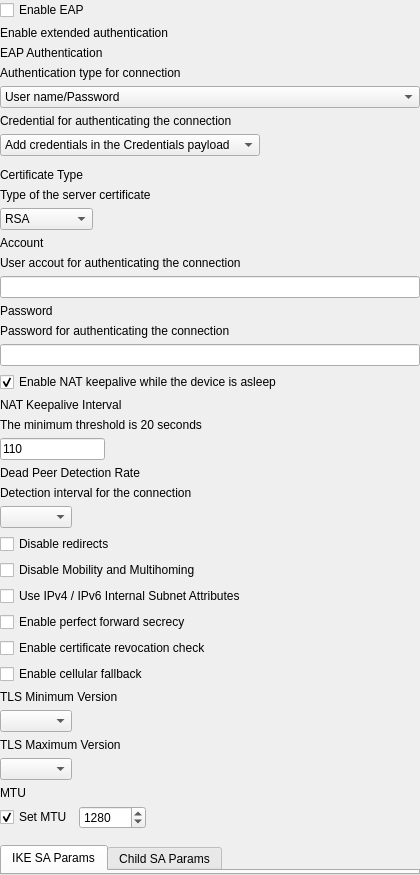
    <widget class="QWidget" name="ikev2Widget" native="true">
     <layout class="QVBoxLayout" name="verticalLayout_47">
      <property name="leftMargin">
       <number>0</number>
      </property>
      <property name="topMargin">
       <number>0</number>
      </property>
      <property name="rightMargin">
       <number>0</number>
      </property>
      <property name="bottomMargin">
       <number>0</number>
      </property>
      <item>
       <widget class="QCheckBox" name="checkEnableEAP">
        <property name="text">
         <string>Enable EAP</string>
        </property>
       </widget>
      </item>
      <item>
       <widget class="QLabel" name="lTip_30">
        <property name="text">
         <string>Enable extended authentication</string>
        </property>
       </widget>
      </item>
      <item>
       <widget class="QWidget" name="eapWidget" native="true">
        <layout class="QVBoxLayout" name="verticalLayout_30">
         <property name="leftMargin">
          <number>0</number>
         </property>
         <property name="topMargin">
          <number>0</number>
         </property>
         <property name="rightMargin">
          <number>0</number>
         </property>
         <property name="bottomMargin">
          <number>0</number>
         </property>
         <item>
          <widget class="QLabel" name="label_31">
           <property name="text">
            <string>EAP Authentication</string>
           </property>
          </widget>
         </item>
         <item>
          <widget class="QLabel" name="lTip_35">
           <property name="text">
            <string>Authentication type for connection</string>
           </property>
          </widget>
         </item>
         <item>
          <widget class="QComboBox" name="comboEapAuthenticationType">
           <item>
            <property name="text">
             <string>User name/Password</string>
            </property>
           </item>
           <item>
            <property name="text">
             <string>Certificate</string>
            </property>
           </item>
          </widget>
         </item>
         <item>
          <widget class="QWidget" name="eapCertificateWidget" native="true">
           <layout class="QVBoxLayout" name="verticalLayout_32">
            <property name="leftMargin">
             <number>0</number>
            </property>
            <property name="topMargin">
             <number>0</number>
            </property>
            <property name="rightMargin">
             <number>0</number>
            </property>
            <property name="bottomMargin">
             <number>0</number>
            </property>
            <item>
             <widget class="QLabel" name="lTip_38">
              <property name="text">
               <string>Credential for authenticating the connection</string>
              </property>
             </widget>
            </item>
            <item>
             <layout class="QHBoxLayout" name="horizontalLayout_13">
              <item>
               <widget class="QComboBox" name="eapCertCombo">
                <item>
                 <property name="text">
                  <string>Add credentials in the Credentials payload</string>
                 </property>
                </item>
                <item>
                 <property name="text">
                  <string>SCEP: url -name</string>
                 </property>
                </item>
               </widget>
              </item>
              <item>
               <spacer name="horizontalSpacer_16">
                <property name="orientation">
                 <enum>Qt::Horizontal</enum>
                </property>
                <property name="sizeHint" stdset="0">
                 <size>
                  <width>40</width>
                  <height>20</height>
                 </size>
                </property>
               </spacer>
              </item>
             </layout>
            </item>
            <item>
             <widget class="QWidget" name="userPIN_2" native="true">
              <layout class="QVBoxLayout" name="verticalLayout_33">
               <property name="leftMargin">
                <number>0</number>
               </property>
               <property name="topMargin">
                <number>0</number>
               </property>
               <property name="rightMargin">
                <number>0</number>
               </property>
               <property name="bottomMargin">
                <number>0</number>
               </property>
              </layout>
             </widget>
            </item>
           </layout>
          </widget>
         </item>
         <item>
          <widget class="QWidget" name="certificateTypeEAP" native="true">
           <layout class="QVBoxLayout" name="verticalLayout_51">
            <property name="leftMargin">
             <number>0</number>
            </property>
            <property name="topMargin">
             <number>0</number>
            </property>
            <property name="rightMargin">
             <number>0</number>
            </property>
            <property name="bottomMargin">
             <number>0</number>
            </property>
            <item>
             <widget class="QLabel" name="labelCertificateTypeEAP">
              <property name="text">
               <string>Certificate Type</string>
              </property>
             </widget>
            </item>
            <item>
             <widget class="QLabel" name="lTipTypeOfTheServerCertificateEAP">
              <property name="text">
               <string>Type of the server certificate</string>
              </property>
             </widget>
            </item>
            <item>
             <layout class="QHBoxLayout" name="horizontalLayout_19">
              <property name="bottomMargin">
               <number>0</number>
              </property>
              <item>
               <widget class="QComboBox" name="certificateTypeComboEAP">
                <property name="sizePolicy">
                 <sizepolicy hsizetype="Preferred" vsizetype="Fixed">
                  <horstretch>0</horstretch>
                  <verstretch>0</verstretch>
                 </sizepolicy>
                </property>
                <property name="currentIndex">
                 <number>0</number>
                </property>
                <property name="sizeAdjustPolicy">
                 <enum>QComboBox::AdjustToContentsOnFirstShow</enum>
                </property>
                <item>
                 <property name="text">
                  <string>RSA</string>
                 </property>
                </item>
                <item>
                 <property name="text">
                  <string>ECDSA256</string>
                 </property>
                </item>
                <item>
                 <property name="text">
                  <string>ECDSA384</string>
                 </property>
                </item>
                <item>
                 <property name="text">
                  <string>ECDSA512</string>
                 </property>
                </item>
                <item>
                 <property name="text">
                  <string>Ed25519</string>
                 </property>
                </item>
               </widget>
              </item>
              <item>
               <spacer name="horizontalSpacer_20">
                <property name="orientation">
                 <enum>Qt::Horizontal</enum>
                </property>
                <property name="sizeHint" stdset="0">
                 <size>
                  <width>40</width>
                  <height>20</height>
                 </size>
                </property>
               </spacer>
              </item>
             </layout>
            </item>
           </layout>
          </widget>
         </item>
         <item>
          <widget class="QWidget" name="eapAuthenticationUserWidget" native="true">
           <layout class="QVBoxLayout" name="verticalLayout_31">
            <property name="leftMargin">
             <number>0</number>
            </property>
            <property name="topMargin">
             <number>0</number>
            </property>
            <property name="rightMargin">
             <number>0</number>
            </property>
            <property name="bottomMargin">
             <number>0</number>
            </property>
            <item>
             <widget class="QLabel" name="label_32">
              <property name="text">
               <string>Account</string>
              </property>
             </widget>
            </item>
            <item>
             <widget class="QLabel" name="lTip_36">
              <property name="text">
               <string>User accout for authenticating the connection</string>
              </property>
             </widget>
            </item>
            <item>
             <widget class="QLineEdit" name="eapAuthNameLE"/>
            </item>
            <item>
             <widget class="QLabel" name="label_34">
              <property name="text">
               <string>Password</string>
              </property>
             </widget>
            </item>
            <item>
             <widget class="QLabel" name="lTip_37">
              <property name="text">
               <string>Password for authenticating the connection</string>
              </property>
             </widget>
            </item>
            <item>
             <widget class="QLineEdit" name="eapAuthPasswordLE">
              <property name="echoMode">
               <enum>QLineEdit::Password</enum>
              </property>
             </widget>
            </item>
           </layout>
          </widget>
         </item>
        </layout>
       </widget>
      </item>
      <item>
       <widget class="QWidget" name="widgetNAT" native="true">
        <layout class="QVBoxLayout" name="verticalLayout_37">
         <property name="leftMargin">
          <number>0</number>
         </property>
         <property name="topMargin">
          <number>0</number>
         </property>
         <property name="rightMargin">
          <number>0</number>
         </property>
         <property name="bottomMargin">
          <number>0</number>
         </property>
         <item>
          <widget class="QCheckBox" name="checkBoxEnableNATKeepalive">
           <property name="text">
            <string>Enable NAT keepalive while the device is asleep</string>
           </property>
           <property name="checked">
            <bool>true</bool>
           </property>
          </widget>
         </item>
         <item>
          <widget class="QLabel" name="labelNATKeepaliveInterval">
           <property name="text">
            <string>NAT Keepalive Interval</string>
           </property>
          </widget>
         </item>
         <item>
          <widget class="QLabel" name="lTipNATThreshold">
           <property name="text">
            <string>The minimum threshold is 20 seconds</string>
           </property>
          </widget>
         </item>
         <item>
          <layout class="QHBoxLayout" name="horizontalLayoutNAT" stretch="1,3">
           <item>
            <widget class="QLineEdit" name="lineEditNATThreshold">
             <property name="text">
              <string>110</string>
             </property>
            </widget>
           </item>
           <item>
            <spacer name="horizontalSpacer_21">
             <property name="orientation">
              <enum>Qt::Horizontal</enum>
             </property>
             <property name="sizeHint" stdset="0">
              <size>
               <width>40</width>
               <height>20</height>
              </size>
             </property>
            </spacer>
           </item>
          </layout>
         </item>
        </layout>
       </widget>
      </item>
      <item>
       <widget class="QWidget" name="deadPeerDetectionRate" native="true">
        <layout class="QVBoxLayout" name="verticalLayout_49">
         <property name="leftMargin">
          <number>0</number>
         </property>
         <property name="topMargin">
          <number>0</number>
         </property>
         <property name="rightMargin">
          <number>0</number>
         </property>
         <property name="bottomMargin">
          <number>0</number>
         </property>
         <item>
          <widget class="QLabel" name="label_24">
           <property name="text">
            <string>Dead Peer Detection Rate</string>
           </property>
          </widget>
         </item>
         <item>
          <widget class="QLabel" name="lTip_31">
           <property name="text">
            <string>Detection interval for the connection</string>
           </property>
          </widget>
         </item>
         <item>
          <layout class="QHBoxLayout" name="horizontalLayout_22">
           <property name="bottomMargin">
            <number>0</number>
           </property>
           <item>
            <widget class="QComboBox" name="comboDeadPeerDetectionInterval"/>
           </item>
           <item>
            <spacer name="horizontalSpacer_26">
             <property name="orientation">
              <enum>Qt::Horizontal</enum>
             </property>
             <property name="sizeHint" stdset="0">
              <size>
               <width>348</width>
               <height>20</height>
              </size>
             </property>
            </spacer>
           </item>
          </layout>
         </item>
        </layout>
       </widget>
      </item>
      <item>
       <widget class="QCheckBox" name="checkDisableRedirects">
        <property name="text">
         <string>Disable redirects</string>
        </property>
       </widget>
      </item>
      <item>
       <widget class="QCheckBox" name="checkDisableMobility">
        <property name="text">
         <string>Disable Mobility and Multihoming</string>
        </property>
       </widget>
      </item>
      <item>
       <widget class="QCheckBox" name="checkUseIPv4">
        <property name="text">
         <string>Use IPv4 / IPv6 Internal Subnet Attributes</string>
        </property>
       </widget>
      </item>
      <item>
       <widget class="QCheckBox" name="checkEnablePFS">
        <property name="text">
         <string>Enable perfect forward secrecy</string>
        </property>
        <property name="checked">
         <bool>false</bool>
        </property>
       </widget>
      </item>
      <item>
       <widget class="QCheckBox" name="checkEnableCertificateRevocationCheck">
        <property name="text">
         <string>Enable certificate revocation check</string>
        </property>
       </widget>
      </item>
      <item>
       <widget class="QCheckBox" name="checkEnableFallback">
        <property name="text">
         <string>Enable cellular fallback</string>
        </property>
       </widget>
      </item>
      <item>
       <widget class="QWidget" name="widgetTLSMin" native="true">
        <layout class="QVBoxLayout" name="verticalLayout_36">
         <property name="leftMargin">
          <number>0</number>
         </property>
         <property name="topMargin">
          <number>0</number>
         </property>
         <property name="rightMargin">
          <number>0</number>
         </property>
         <property name="bottomMargin">
          <number>0</number>
         </property>
         <item>
          <widget class="QLabel" name="labelTLSMinimumVersion">
           <property name="text">
            <string>TLS Minimum Version</string>
           </property>
          </widget>
         </item>
         <item>
          <layout class="QHBoxLayout" name="horizontalLayout_23">
           <property name="bottomMargin">
            <number>0</number>
           </property>
           <item>
            <widget class="QComboBox" name="comboTlSMinVersion"/>
           </item>
           <item>
            <spacer name="horizontalSpacer_25">
             <property name="orientation">
              <enum>Qt::Horizontal</enum>
             </property>
             <property name="sizeHint" stdset="0">
              <size>
               <width>348</width>
               <height>20</height>
              </size>
             </property>
            </spacer>
           </item>
          </layout>
         </item>
        </layout>
       </widget>
      </item>
      <item>
       <widget class="QWidget" name="widgetTLSMax" native="true">
        <layout class="QVBoxLayout" name="verticalLayout_50">
         <property name="leftMargin">
          <number>0</number>
         </property>
         <property name="topMargin">
          <number>0</number>
         </property>
         <property name="rightMargin">
          <number>0</number>
         </property>
         <property name="bottomMargin">
          <number>0</number>
         </property>
         <item>
          <widget class="QLabel" name="labelTLSMaximumVersion">
           <property name="text">
            <string>TLS Maximum Version</string>
           </property>
          </widget>
         </item>
         <item>
          <layout class="QHBoxLayout" name="horizontalLayout_24">
           <property name="bottomMargin">
            <number>0</number>
           </property>
           <item>
            <widget class="QComboBox" name="comboTlSMaxVersion"/>
           </item>
           <item>
            <spacer name="horizontalSpacer_14">
             <property name="orientation">
              <enum>Qt::Horizontal</enum>
             </property>
             <property name="sizeHint" stdset="0">
              <size>
               <width>348</width>
               <height>20</height>
              </size>
             </property>
            </spacer>
           </item>
          </layout>
         </item>
        </layout>
       </widget>
      </item>
      <item>
       <widget class="QWidget" name="widgetMTU" native="true">
        <layout class="QVBoxLayout" name="verticalLayout_46">
         <property name="leftMargin">
          <number>0</number>
         </property>
         <property name="topMargin">
          <number>0</number>
         </property>
         <property name="rightMargin">
          <number>0</number>
         </property>
         <property name="bottomMargin">
          <number>0</number>
         </property>
         <item>
          <widget class="QLabel" name="labelMTU">
           <property name="text">
            <string>MTU</string>
           </property>
          </widget>
         </item>
         <item>
          <layout class="QHBoxLayout" name="horizontalLayoutMTU" stretch="0,0,3">
           <item>
            <widget class="QCheckBox" name="checkBoxEnableMTU">
             <property name="text">
              <string>Set MTU</string>
             </property>
             <property name="checked">
              <bool>true</bool>
             </property>
            </widget>
           </item>
           <item>
            <widget class="QSpinBox" name="spinBoxMTU">
             <property name="minimum">
              <number>0</number>
             </property>
             <property name="maximum">
              <number>999999999</number>
             </property>
             <property name="value">
              <number>1280</number>
             </property>
            </widget>
           </item>
           <item>
            <spacer name="horizontalSpacer_24">
             <property name="orientation">
              <enum>Qt::Horizontal</enum>
             </property>
             <property name="sizeHint" stdset="0">
              <size>
               <width>40</width>
               <height>20</height>
              </size>
             </property>
            </spacer>
           </item>
          </layout>
         </item>
        </layout>
       </widget>
      </item>
      <item>
       <spacer name="verticalSpacer_2">
        <property name="orientation">
         <enum>Qt::Vertical</enum>
        </property>
        <property name="sizeType">
         <enum>QSizePolicy::Fixed</enum>
        </property>
        <property name="sizeHint" stdset="0">
         <size>
          <width>20</width>
          <height>10</height>
         </size>
        </property>
       </spacer>
      </item>
      <item>
       <widget class="QTabWidget" name="tabWidget">
        <property name="sizePolicy">
         <sizepolicy hsizetype="Expanding" vsizetype="Expanding">
          <horstretch>0</horstretch>
          <verstretch>0</verstretch>
         </sizepolicy>
        </property>
        <property name="currentIndex">
         <number>0</number>
        </property>
        <widget class="SecurityAssociationParametersWidget" name="tabIkeSaParams">
         <attribute name="title">
          <string>IKE SA Params</string>
         </attribute>
        </widget>
        <widget class="SecurityAssociationParametersWidget" name="tabChildSaParams">
         <attribute name="title">
          <string>Child SA Params</string>
         </attribute>
        </widget>
       </widget>
      </item>
     </layout>
    </widget>
